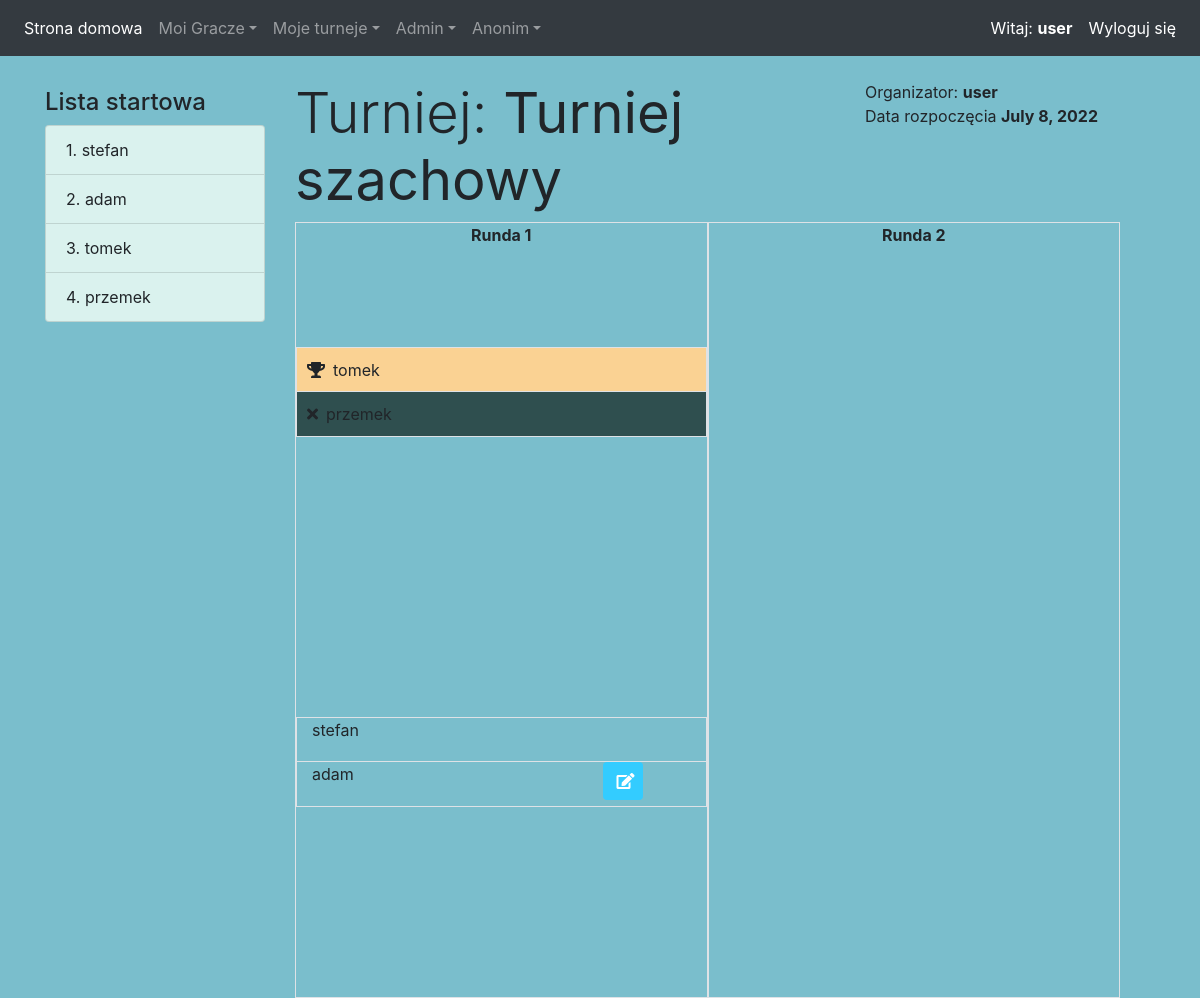
The app's page /tournaments/detail/142/ (signed in) with its own data.
### app/models/player_model.py (models this page shows)
class Player(models.Model):
    user = models.ForeignKey(User, null=True, on_delete=models.CASCADE)
    name = models.CharField('Nazwa', max_length=100, null=True)
    def __str__(self):
        return self.name

### app/models/tournament_model.py (models this page shows)
class Tournament(models.Model):
    user = models.ForeignKey(User, null=True, on_delete=models.CASCADE)
    name = models.CharField('Nazwa', max_length=100, null=True)
    start_date = models.DateTimeField('Rozpoczęcie', null=True)
    max_players = models.IntegerField(
        'Max graczy',
        null=False,
        validators=[MinValueValidator(2), MaxValueValidator(500)]
    )
    is_started = models.BooleanField('Rozpoczęty', null=False, default=False)
    is_finished = models.BooleanField('Zakończony', null=False, default=False)
    players = models.ManyToManyField(Player, 'Gracze')
    def __str__(self):
        return self.name

### app/models/round_model.py (models this page shows, shortened)
class Round(models.Model):
    tournament = models.ForeignKey(Tournament, on_delete=models.CASCADE)
    round_number = models.IntegerField('Runda nr',null=True)

### app/models/result_model.py (models this page shows, shortened)
class Result(models.Model):
    arena = models.ForeignKey(Arena, null=True, on_delete=models.CASCADE)
    winner = models.ForeignKey(Player, on_delete=models.CASCADE)

### app/models/arena_model.py (models this page shows, shortened)
class Arena(models.Model):
    round = models.ForeignKey(Round, null=True, on_delete=models.CASCADE)
    player1 = models.ForeignKey(Player, related_name='player1',  on_delete=models.CASCADE)
    player2 = models.ForeignKey(Player, related_name='player2', on_delete=models.CASCADE)
    arena_number = models.IntegerField('Stolik nr', null=True)

### app/views/tournaments_view.py (the view)
# urls.py: path('tournaments/detail/<slug:pk>/', tournaments_detail, name="tournaments_detail"),
def tournaments_detail(request, pk):
    if request.user.is_anonymous:
        model = Tournament.objects.filter(pk=pk)
        if model.filter(is_started=True, is_finished=False):
            context = {'tournament': model.first(), 'rounds_status': count_finished_arenas_on_round(pk)}
            return render(request, 'app/tournaments/detail.html', context)
        else:
            messages.error(request, "Użytkownik anonimowy może przeglądać jedynie trwające turnieje")
            return redirect('home')
    else:
        model = Tournament.objects.filter(pk=pk)
        context = {'tournament': model.first(), 'rounds_status': count_finished_arenas_on_round(pk)}
        return render(request, 'app/tournaments/detail.html', context)

### app/views/tournaments_view.py (called while the page is built)
def count_finished_arenas_on_round(pk):
    my_list = []
    for round_ in Round.objects.filter(tournament=pk):
        arenas = list(Arena.objects.filter(round=round_.pk))
        arenas_finished = 0
        for arena in arenas:
            results = list(Result.objects.filter(arena=arena))
            for result in results:
                if result.winner:
                    arenas_finished = arenas_finished + 1
        x = RoundsStatusHelper()
        x.round_number = round_.round_number
        x.finished_table = arenas_finished
        x.total_table = len(arenas)
        my_list.append(x)
    return my_list

### templates/app/tournaments/detail.html (shortened to what this page needs)
{% extends 'app/scheleton.html' %}
{% block content %}
{% load poll_extras %}
<div class="mt-4">
    <div class="container w-25 float-left max-w-250 mt-2">
        <h4>Lista startowa</h4>
        <ul class="list-group">
            {% for player in tournament.players.all  %}
                <li class="list-group-item list-background">{{ forloop.counter }}. {{ player.name }}</li>
            {% endfor %}
        </ul>
    </div>
    <div class="container w-75 float-left">
        <div class="row">
            <div class="col-sm-8"><h3 class="display-4">Turniej: <b>{{ tournament }}</b></h3></div>
            <div class="col-sm-4">
                Organizator: <b>{{ tournament.user }}</b><br>
                Data rozpoczęcia <b>{{ tournament.start_date.date }}</b>
            </div>
        </div>
        <div class="dashboard">
            <div class="container h-100">
                <div class="row">
                    {% for round in tournament.round_set.all  %}
                        <div class="col border">
                          <p class="round-title font-weight-bold">Runda {{ round.round_number }}</p>
                            {% for arena in round.arena_set.all  %}
                                {% if round.arena_set.count == 2 %}
                                    <div class="row">
                                        <div class="empty-arena"> </div>
                                    </div>
                                {% endif %}
                                <div class="row">
                                        {% for x in arena.result_set.all  %}
                                    <div class="border arena col-12">
                                           {% if x.winner == arena.player1 %}
                                               <div class="row winner border-bottom">
                                                    <i class="fas fa-trophy mt-auto mb-auto"></i>
                                                   <div class="mt-auto mb-auto ml-2">{{ arena.player1 }}</div>
                                               </div>
                                               <div class="row losser">
                                                   <i class="fas fa-times mt-auto mb-auto"></i>
                                                   <div class="mt-auto mb-auto ml-2">{{ arena.player2 }}</div>
                                               </div>
                                           {% endif %}
                                    </div>
                                        {% endfor %}
                                </div>
                                {% if arena.result_set.count == 0 %}
                                <div class="row">
                                    <div class="border arena col-12">
                                        <div class="row no_result border-bottom">
                                            <div class="col-12">
                                                {{ arena.player1 }}
                                            </div>
                                        </div>
                                        <div class="row no_result">
                                            <div class="col-9">
                                                {{ arena.player2 }}
                                            </div>
                                            <div class="float-end col-3 p-0">
                                                <a href="{% url 'enter_result' arena.pk %}">
                                            <button class="btn result_btn" type="submit">
                                                <i class="fas fa-edit mr-2"> </i>
                                            </button>
                                            </a>
                                            </div>
                                        </div>
                                    </div>
                                </div>
                                {% endif %}
                                {% if round.arena_set.count == 2 %}
                                    <div class="row">
                                        <div class="empty-arena"> </div>
                                    </div>
                                    <div class="row">
                                        <div class="empty-arena"> </div>
                                    </div>
                                {% endif %}
                            {% endfor %}
                        </div>
                    {% endfor %}
                </div>
            </div>
        </div>
    </div>
</div>
{% endblock %}

### templates/app/header.html (shortened to what this page needs)
<nav class="navbar navbar-expand-sm bg-dark navbar-dark">
    <div class="collapse navbar-collapse" id="navbarSupportedContent">
        <ul class="navbar-nav mr-auto">
            <li class="nav-item active">
                <a class="nav-link" href="{% url 'home' %}">Strona domowa <span class="sr-only">(current)</span></a>
            </li>
            <li class="nav-item dropdown">
                <a class="nav-link dropdown-toggle" href="#" data-toggle="dropdown">Moi Gracze</a>
            </li>
            <li class="nav-item dropdown">
                <a class="nav-link dropdown-toggle" href="#" data-toggle="dropdown">Moje turneje</a>
            </li>
            <li class="nav-item dropdown">
                <a class="nav-link dropdown-toggle" href="#" data-toggle="dropdown">Admin</a>
            </li>
            <li class="nav-item dropdown">
                <a class="nav-link dropdown-toggle" href="#" data-toggle="dropdown">Anonim</a>
            </li>
        </ul>
        <ul class="navbar-nav navbar-right">
            {% if user.is_authenticated %}
                <li class="nav-item active">
                    <a class="nav-link" href="#">Witaj: <b>{{user.username}}</b> <span class="sr-only">(current)</span></a>
                </li>
                <li class="nav-item active">
                    <a class="nav-link" href="{% url 'logout' %}">Wyloguj się <span class="sr-only">(current)</span></a>
                </li>
            {% endif %}
        </ul>
    </div>
</nav>

### app/static/css/styles.css (style rules this page uses)
.max-w-250 { max-width: 250px; }
.arena { min-height: 90px; min-width: 180px; margin-bottom: 10px; }
.winner { background: #fad293; padding-left: 10px; height: 50% !important; }
.losser { padding-left: 10px; background: darkslategrey; height: 50% !important; }
.no_result { height: 50% !important; }
.empty-arena { min-height: 90px; min-width: 180px; }
.round-title { margin-bottom: 10px; text-align: center; }
.list-background { background: #daf2ee; }
body, html { margin: 0; padding: 0; height: 100%; background: #7abecc !important; }
.result_btn { max-width: 40px; background: #33ccff !important; color: white !important; }

### records on screen
Player: name "stefan"
Player: name "adam"
Player: name "tomek"
Player: name "przemek"
Tournament: name "Turniej szachowy", user "user", start_date "July 8, 2022"
Round: round_number "1"
Arena: player1 "tomek", player2 "przemek"
Arena: player1 "stefan", player2 "adam"
Round: round_number "2"

### other values on screen
{{ user.username }} "user"
